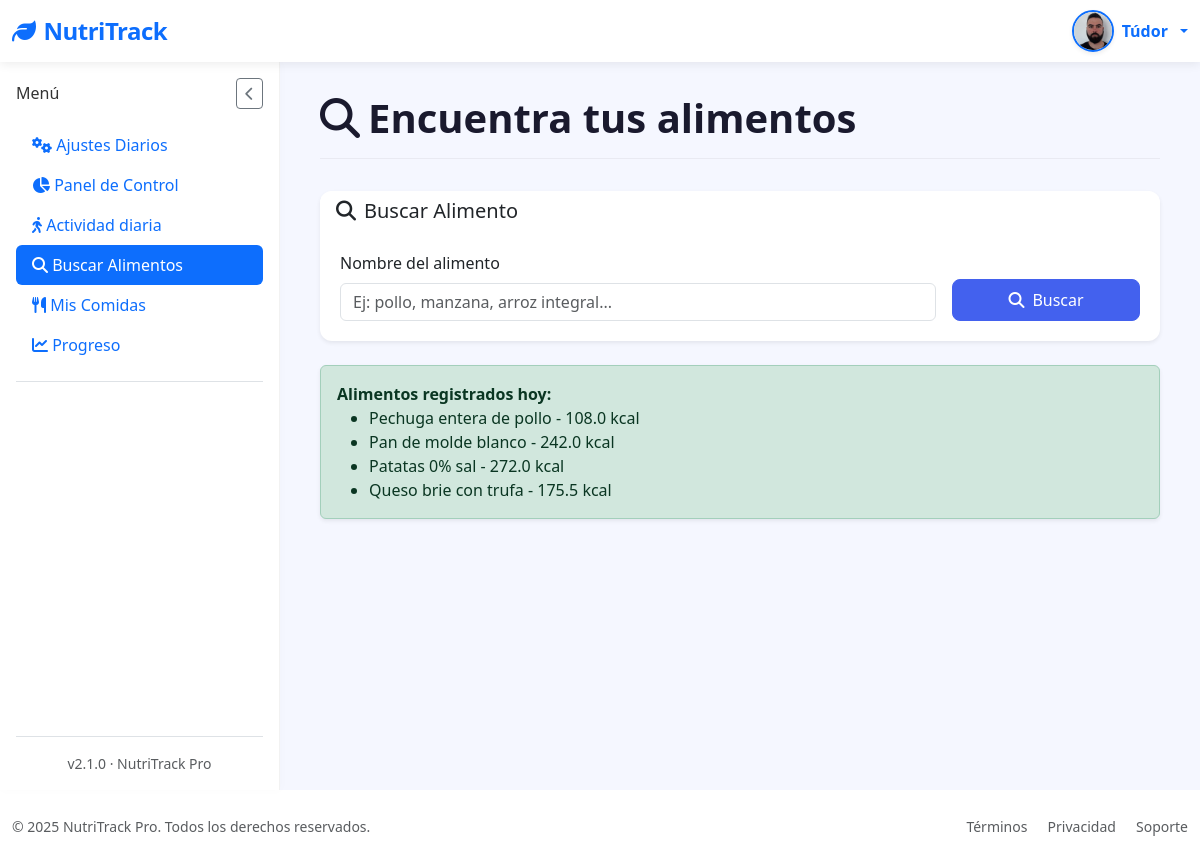
/search_food (signed in), run on an earlier commit of the app's database.
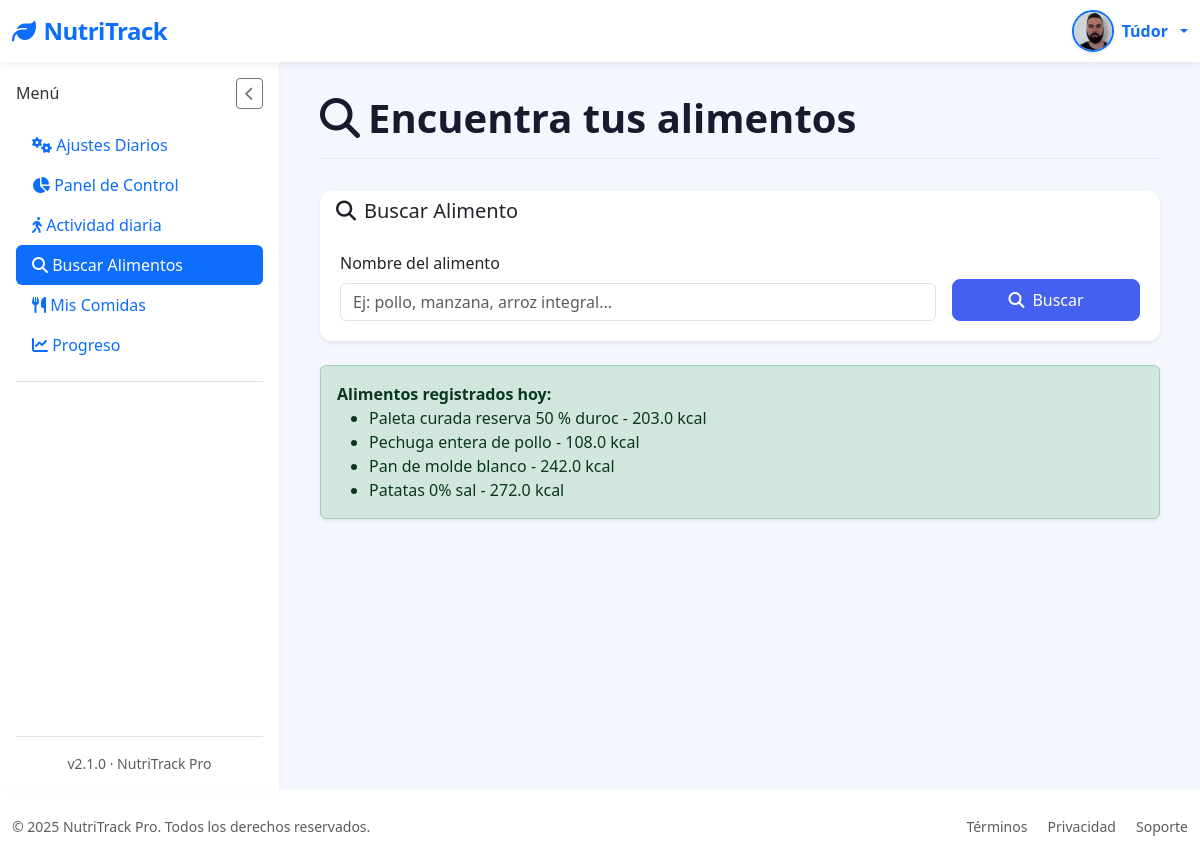
And on a later commit of the database.
### tables this page shows
CREATE TABLE "food_entries" (
	"id"	INTEGER,
	"user_id"	INTEGER NOT NULL,
	"food_name"	TEXT NOT NULL,
	"calories"	REAL,
	"proteins"	REAL,
	"fats"	REAL,
	"carbs"	REAL,
	"date"	TIMESTAMP DEFAULT CURRENT_TIMESTAMP,
	"created_at"	TEXT,
	PRIMARY KEY("id" AUTOINCREMENT),
	FOREIGN KEY("user_id") REFERENCES "loggin"("id")
);

### app/controllers/SearchFoodController.py (the view, shortened to what this page needs)
@app.route('/search_food')
@login_required
def search_food():
    query = request.args.get('query', '').strip()
    today_foods = get_food_entries_for_date(current_user.id, date.today())
    if not query:
        return render_template(
            "SearchFood/FoodResults.html",
            alimentos=[],
            query="",
            today_foods=today_foods
        )

### app/__init__.py (called while the page is built)
@login_manager.user_loader
def load_user(user_id):
    return User.get_by_id(user_id)

### app/conexion.py (called while the page is built)
@contextmanager
def get_db_connection():
    conn = sqlite3.connect(DATABASE)
    conn.row_factory = sqlite3.Row  # Esto permite acceso como diccionario
    try:
        yield conn
    finally:
        conn.close()

@contextmanager
def get_db_cursor():
    with get_db_connection() as conn:
        cursor = conn.cursor()
        try:
            yield cursor
            conn.commit()
        except:
            conn.rollback()
            raise

### app/controllers/UsersController.py (called while the page is built)
@app.context_processor
def inject_prefs():
    if current_user.is_authenticated:
        prefs = get_user_preferences(current_user.id)  # función que recupera las prefs
        return dict(prefs=prefs)
    return dict(prefs=None)

### app/models/UsersModel.py (called while the page is built)
def get_user_preferences(user_id):
    with get_db_cursor() as cursor:
        cursor.execute("SELECT preferences FROM loggin WHERE id = ?", (user_id,))
        row = cursor.fetchone()
        try:
            return json.loads(row["preferences"]) if row and row["preferences"] else {}
        except:
            return {}

### app/templates/SearchFood/FoodResults.html (shortened to what this page needs)
{% extends "base.html" %}
{% block section %}
<div class="page-header">
  <h1 class="page-title">
    <i class="fas fa-search me-2"></i>Encuentra tus alimentos
  </h1>
</div>
<div class="card border-0 shadow-sm mb-4">
    <div class="card-header bg-white border-0">
      <h5 class="mb-0">
        <i class="fas fa-search me-2"></i>Buscar Alimento
      </h5>
    </div>
    <div class="card-body">
      <form method="GET" action="{{ url_for('search_food') }}" class="row g-3">
        <div class="col-md-9">
          <label for="query" class="form-label fw-medium">Nombre del alimento</label>
          <input
            type="text"
            class="form-control"
            name="query"
            id="query"
            placeholder="Ej: pollo, manzana, arroz integral..."
            required
          >
        </div>
        <div class="col-md-3 d-flex align-items-end">
          <button type="submit" class="btn btn-primary w-100">
            <i class="fas fa-search me-2"></i>Buscar
          </button>
        </div>
      </form>
    </div>
</div>
{% if today_foods %}
<div class="alert alert-success shadow-sm">
    <strong>Alimentos registrados hoy:</strong>
    <ul class="mb-0">
        {% for food in today_foods %}
            <li>{{ food.nombre }} - {{ food.calorias }} kcal</li>
        {% endfor %}
    </ul>
</div>
{% else %}
<div class="alert alert-info shadow-sm">
    No has registrado alimentos hoy.
</div>
{% endif %}
{% endblock %}

What changed in the data, as far as the page shows it:
removed food_entries: nombre "Queso brie con trufa", calorias "175.5"
added food_entries: nombre "Paleta curada reserva 50 % duroc", calorias "203.0"
